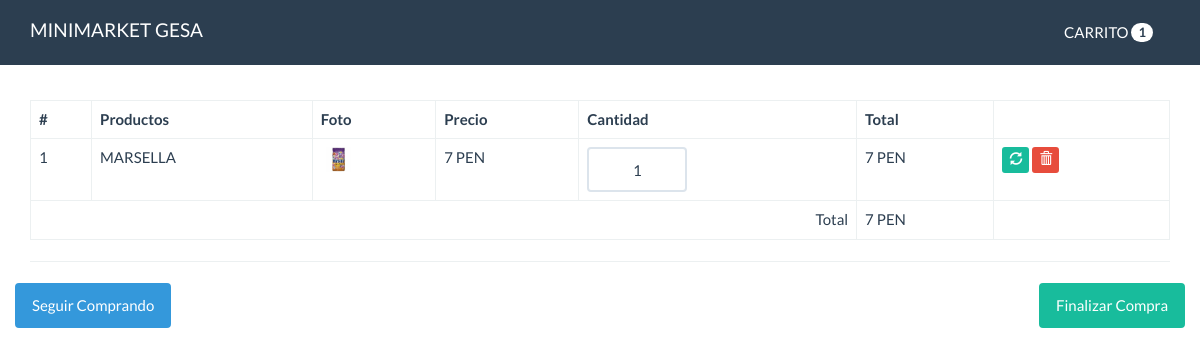
The app's page /carrito.php?ID=18 with its own data.
### tables this page shows
CREATE TABLE `productos` (
  `ID` int(11) NOT NULL,
  `titulo` varchar(80) NOT NULL,
  `descripcion` varchar(300) NOT NULL,
  `foto` varchar(100) NOT NULL,
  `precio` decimal(10,0) NOT NULL,
  `categoria_ID` int(10) NOT NULL,
  `fecha` date NOT NULL,
  `estado` int(11) NOT NULL DEFAULT 1
);

### funciones.php (called while the page is built, shortened)
<?php
function calcularTotal(){
    $total = 0;
    if(isset($_SESSION['carrito'])){
        foreach($_SESSION['carrito'] as $indice => $value){
            $total += $value['precio'] * $value['cantidad'];
        }
    }
    return $total;
}
function cantidadProductos(){
    $cantidad = 0;
    if(isset($_SESSION['carrito'])){
        foreach($_SESSION['carrito'] as $indice => $value){
           $cantidad++;
        }
    }
    return $cantidad;
}

### src/Productos.php (called while the page is built, shortened)
<?php
class Productos
{
    private $cn = null;
    public function __construct()
    {
        $this->config = parse_ini_file(__DIR__ . '/../config.ini');
        $this->cn = new \PDO($this->config['dns'], $this->config['usuario'], $this->config['clave'], array(
            \PDO::MYSQL_ATTR_INIT_COMMAND => 'SET NAMES utf8'
        ));
    }
    public function mostrarPorID($ID)
    {
        $sql = "SELECT * FROM `productos` WHERE `ID`=:ID ";
        $resultado = $this->cn->prepare($sql);
        $_array = array(
            ":ID" => $ID
        );
        if ($resultado->execute($_array))
            return $resultado->fetch();
        return false;
    }
}

### carrito.php (the view, shortened to what this page needs)
<?php
require 'funciones.php';
if (isset($_GET['ID']) && is_numeric($_GET['ID'])) {
    $ID = $_GET['ID'];
    $productos = new Minimarket\Productos;
    $resultado = $productos->mostrarPorID($ID);
}
?>
<!DOCTYPE html>
<html lang="en">
<head>
    <link rel="stylesheet" href="assets/css/bootstrap.min.css">
    <link rel="stylesheet" href="assets/css/estilos.css">
</head>
<body>
    <nav class="navbar navbar-default navbar-fixed-top">
        <div class="container">
            <div class="navbar-header">
                <a class="navbar-brand" href="index.php">MINIMARKET GESA</a>
            </div>
            <div id="navbar" class="navbar-collapse collapse">
                <ul class="nav navbar-nav pull-right">
                    <li>
                        <a href="" class="btn">CARRITO <span class="badge"><?php print cantidadProductos(); ?></span></a>
                    </li>
                </ul>
            </div>
        </div>
    </nav>
    <div class="container" id="main">
        <table class="table table-bordered table-hover">
            <thead>
                <tr>
                    <th>#</th>
                    <th>Productos</th>
                    <th>Foto</th>
                    <th>Precio</th>
                    <th>Cantidad</th>
                    <th>Total</th>
                    <th></th>
                </tr>
            </thead>
            <tbody>
                <?php
                if (isset($_SESSION['carrito']) && !empty($_SESSION['carrito'])) {
                    $c = 0;
                    foreach ($_SESSION['carrito'] as $indice => $value) {
                        $c++;
                        $total = $value['precio'] * $value['cantidad'];
                ?>
                        <tr>
                            <form action="actualizar_carrito.php" method="post">
                                <td><?php print $c ?></td>
                                <td><?php print $value['titulo']  ?></td>
                                <td>
                                    <?php
                                    $foto = 'upload/' . $value['foto'];
                                    if (file_exists($foto)) {
                                    ?>
                                        <img src="<?php print $foto; ?>" width="35">
                                    <?php } else { ?>
                                        <img src="assets/imagenes/not-found.jpg" width="35">
                                    <?php } ?>
                                </td>
                                <td><?php print $value['precio']  ?> PEN</td>
                                <td>
                                    <input type="text" name="cantidad" class="form-control u-size-100" value="<?php print $value['cantidad'] ?>">
                                </td>
                                <td>
                                    <?php print $total  ?> PEN
                                </td>
                                <td>
                                    <button type="submit" class="btn btn-success btn-xs">
                                        <span class="glyphicon glyphicon-refresh"></span>
                                    </button>
                                    <a href="eliminar_carrito.php?ID=<?php print $value['ID']  ?>" class="btn btn-danger btn-xs">
                                        <span class="glyphicon glyphicon-trash"></span>
                                    </a>
                                </td>
                            </form>
                        </tr>
                    <?php
                    }
                } else {
                    ?>
                    <tr>
                        <td colspan="7">NO HAY PRODUCTOS EN EL CARRITO</td>
                    </tr>
                <?php
                }
                ?>
            </tbody>
            <tfoot>
                <tr>
                    <td colspan="5" class="text-right">Total</td>
                    <td><?php print calcularTotal(); ?> PEN</td>
                    <td></td>
                </tr>
            </tfoot>
        </table>
        <hr>
        <?php
        if (isset($_SESSION['carrito']) && !empty($_SESSION['carrito'])) {
        ?>
            <div class="row">
                <div class="pull-left">
                    <a href="index.php" class="btn btn-info">Seguir Comprando</a>
                </div>
                <div class="pull-right">
                    <a href="finalizar.php" class="btn btn-success">Finalizar Compra</a>
                </div>
            </div>
        <?php
        }
        ?>
    </div>
</body>
</html>

### assets/css/estilos.css (style rules this page uses)
#main { margin-top: 100px; }
.u-size-100 { width: 100px; text-align: center; }

### records on screen
productos: titulo "MARSELLA", foto (picture), precio "7", cantidad "1"

### other values on screen
cantidadProductos() "1"
calcularTotal() "7"
